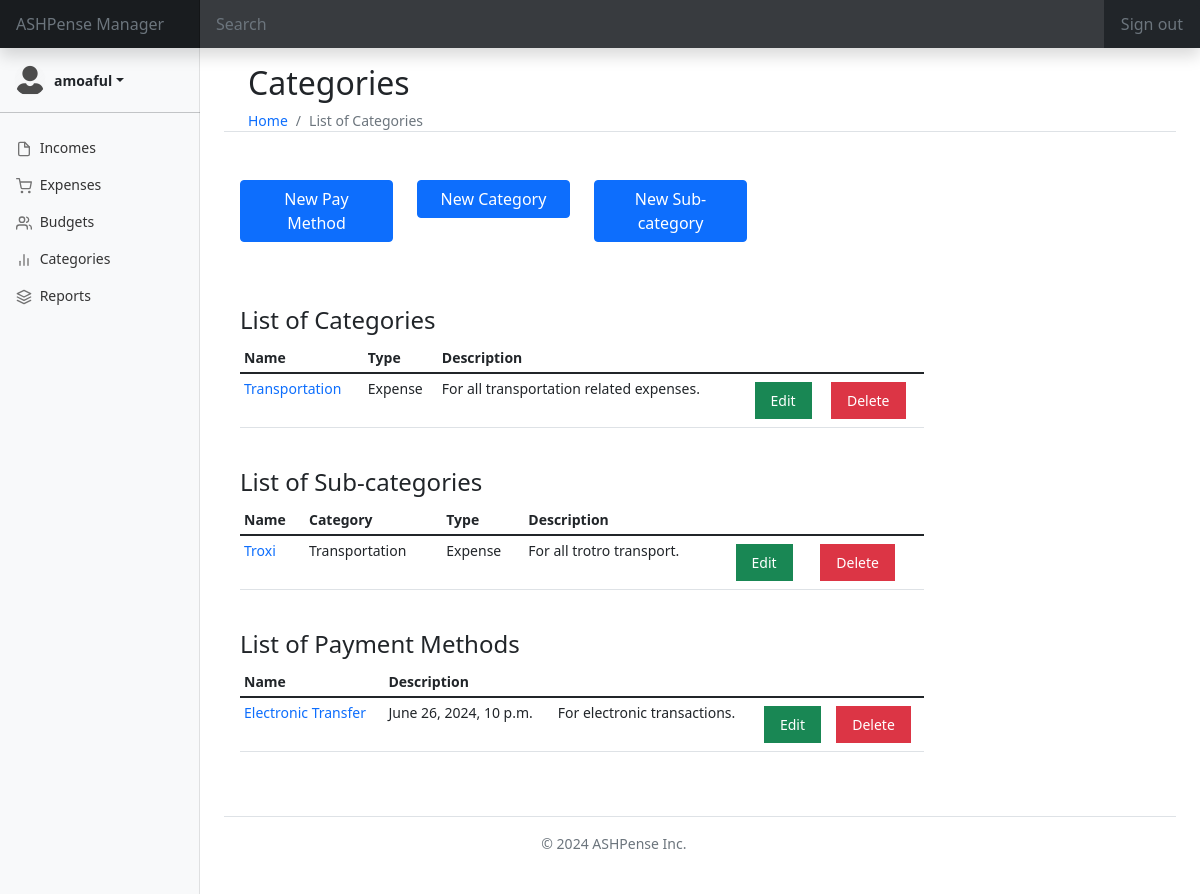
The app's page /apm_categories/apm_categories/ (signed in) with its own data.
### apm_accounts/models.py (models this page shows, shortened)
class ASHPenser(AbstractUser):
    penser_id = models.UUIDField(primary_key=True, default=uuid.uuid4, editable=False)
    email = models.EmailField(unique=True, blank=False, null=False)
    security_question = models.CharField(max_length=255, choices=SECURITY_QUESTIONS, null=True, blank=True)
    security_answer = models.CharField(max_length=500, null=True, blank=True)
    is_active = models.BooleanField(default=True)
    image = models.ImageField(default="default/default.png", upload_to="apmenser/", max_length=255, null=True, blank=True)
    created_at = models.DateField(default=datetime.date.today)
    updated_at = models.DateField(default=datetime.date.today)

### apm_categories/models.py (models this page shows, shortened)
class ASHPenserCategories(models.Model):
    class Meta:
        verbose_name_plural = "CategoriesData"
        db_table = "categories"
        ordering = ("date_created", "category_name",)
    category_data = models.UUIDField(primary_key=True, default=uuid.uuid4, editable=False)
    ashpenser_data = models.ForeignKey(settings.AUTH_USER_MODEL, on_delete=models.CASCADE, related_name="categories")
    date_created = models.DateTimeField(max_length=8)
    category_name = models.CharField(max_length=100, null=True, blank=True)
    category_type = models.CharField(max_length=100, choices=CATEGORY_TYPE, null=True, blank=True)
    description = models.TextField(null=True, blank=True)
    def __str__(self):
        return f"{self.category_name}"

class ASHPenserSubCategories(models.Model):
    class Meta:
        verbose_name_plural = "SubCategoriesData"
        db_table = "subcategories"
        ordering = ("date_created", "subcategory_name",)
    subcategory_data = models.UUIDField(primary_key=True, default=uuid.uuid4, editable=False)
    ashpenser_data = models.ForeignKey(settings.AUTH_USER_MODEL, on_delete=models.CASCADE, related_name="subcategories")
    category_data = models.ForeignKey(ASHPenserCategories, on_delete=models.CASCADE, related_name="subcategories")
    date_created = models.DateTimeField(max_length=8)
    subcategory_name = models.CharField(max_length=100, null=True, blank=True)
    subcategory_type = models.CharField(max_length=100, null=True, blank=True)
    description = models.TextField(null=True, blank=True)

class ASHPenserPaymentMethod(models.Model):
    class Meta:
        verbose_name_plural = "PaymentMethodsData"
        db_table = "payment_methods"
        ordering = ("paymethod_name", "date_created",)
    paymethod_data = models.UUIDField(primary_key=True, default=uuid.uuid4, editable=False)
    ashpenser_data = models.ForeignKey(settings.AUTH_USER_MODEL, on_delete=models.CASCADE, related_name="payment_methods")
    date_created = models.DateTimeField(max_length=8)
    paymethod_name = models.CharField(max_length=100, null=True, blank=True)
    description = models.TextField(null=True, blank=True)

### apm_categories/views.py (the view)
# urls.py: path("apm_categories/", ASHPenserCategoryListView.as_view(), name="apm_categories_panel"),
class ASHPenserCategoryListView(LoginRequiredMixin, TemplateView):
    template_name = "apm_categories/apm_categories_panel.html"
    def get_context_data(self, **kwargs):
        context = super().get_context_data(**kwargs)
        context["apm_categories"] = ASHPenserCategories.objects.all()
        context["apm_subcategories"] = ASHPenserSubCategories.objects.all()
        context["apm_paymethods"] = ASHPenserPaymentMethod.objects.all()
        return context

### templates/apm_categories/apm_categories_panel.html (shortened to what this page needs)
{% extends "base.html" %}
{% load static %}
{% block content %}
<div class="bg-gray-200 text-sm">
    <div class="container-fluid mb-5 border-bottom">
        <div class="d-flex justify-content-between flex-wrap flex-md-nowrap pt-3">
            <h1 class="h2">Categories</h1>
        </div>
        <nav aria-label="breadcrumb">
            <ol class="breadcrumb mb-0">
                <li class="breadcrumb-item"><a class="fw-light text-decoration-none" href="{% url 'home' %}">Home</a></li>
                <li class="breadcrumb-item active fw-light" aria-current="page">
                    List of Categories
                </li>
            </ol>
        </nav>
    </div>
</div>
 <section>
    <div class="container px-3">
        <div class="row">
            <div class="col-lg-9 col-md-9 col-sm-9">
                <div class="row">
                    <div class="col-lg-3 col-md-3 col-sm-3 pb-2">
                        <a href="#" type="button" class="btn btn-primary w-100">New Pay Method</a>
                    </div>
                    <div class="col-lg-3 col-md-3 col-sm-3 pb-2">
                        <a href="#" type="button" class="btn btn-primary w-100">New Category</a>
                    </div>
                    <div class="col-lg-3 col-md-3 col-sm-3">
                        <a href="#" type="button" class="btn btn-primary w-100">New Sub-category</a>
                    </div>
                </div>
            </div>
        </div>
    </div>
 </section>
<section class="pt-5">
    <div class="container my-2 px-3 pb-3">
        <h4>List of Categories</h4>
        <div class="row">
            <div class="col col-lg-9 col-md-9 col-sm-12">
                <div class="table-responsive">
                    <table class="table table-sm">
                        <thead>
                            <tr>
                                <th scope="col">Name</th>
                                <th scope="col">Type</th>
                                <th scope="col">Description</th>
                            </tr>
                        </thead>
                        <tbody>
                            {% for cat in apm_categories %}
                            <tr>
                                <td>
                                    <a href="{% url 'apm_categories:apm_category_detail' pk=cat.pk %}" type="submit" class="text-primary text-decoration-none">
                                        {{ cat.category_name }}
                                    </a>
                                </td>
                                <td>{{ cat.category_type }}</td>
                                <td>{{ cat.description }}</td>
                                <td class="py-2">
                                    <a href="{% url 'apm_categories:apm_category_update' pk=cat.pk %}" type="submit" class="bg-success py-2 px-3 text-white text-decoration-none">
                                        Edit
                                    </a>
                                </td>
                                <td class="py-2">
                                    <a href="{% url 'apm_categories:apm_category_delete' pk=cat.pk %}" type="submit" class="bg-danger py-2 px-3 text-white text-decoration-none">
                                        Delete
                                    </a>
                                </td>
                            </tr>
                            {% endfor %}
                        </tbody>
                    </table>
                </div>
            </div>
        </div>
    </div>
</section>
<section>
    <div class="container my-2 px-3 pb-3">
        <h4>List of Sub-categories</h4>
        <div class="row">
            <div class="col col-lg-9 col-md-9 col-sm-12">
                <div class="table-responsive">
                    <table class="table table-sm">
                        <thead>
                            <tr>
                                <th scope="col">Name</th>
                                <th scope="col">Category</th>
                                <th scope="col">Type</th>
                                <th scope="col">Description</th>
                            </tr>
                        </thead>
                        <tbody>
                            {% for subcat in apm_subcategories %}
                            <tr>
                                <td>
                                    <a href="{% url 'apm_categories:apm_subcategory_detail' pk=subcat.pk %}" type="submit" class="text-primary text-decoration-none">
                                    {{ subcat.subcategory_name }}
                                    </a>
                                </td>
                                <td>{{ subcat.category_data }}</td>
                                <td>{{ subcat.subcategory_type }}</td>
                                <td>{{ subcat.description }}</td>
                                <td class="py-2">
                                    <a href="{% url 'apm_categories:apm_subcategory_update' pk=subcat.pk %}" type="submit" class="bg-success py-2 px-3 text-white text-decoration-none">
                                        Edit
                                    </a>
                                </td>
                                <td class="py-2">
                                    <a href="{% url 'apm_categories:apm_subcategory_delete' pk=subcat.pk %}" type="submit" class="bg-danger py-2 px-3 text-white text-decoration-none">
                                        Delete
                                    </a>
                                </td>
                            </tr>
                            {% endfor %}
                        </tbody>
                    </table>
                </div>
            </div>
        </div>
    </div>
</section>
<section>
    <div class="container my-2 px-3 pb-3">
        <h4>List of Payment Methods</h4>
        <div class="row">
            <div class="col col-lg-9 col-md-9 col-sm-12">
                <div class="table-responsive">
                    <table class="table table-sm">
                        <thead>
                            <tr>
                                <th scope="col">Name</th>
                                <th scope="col">Description</th>
                            </tr>
                        </thead>
                        <tbody>
                            {% for pay in apm_paymethods %}
                            <tr>
                                <td><a href="{% url 'apm_categories:apm_paymethod_detail' pk=pay.pk %}" type="submit" class="text-primary text-decoration-none">{{ pay.paymethod_name }}</a></td>
                                <td>{{ pay.date_created }}</td>
                                <td>{{ pay.description }}</td>
                                <td class="py-2">
                                    <a href="{% url 'apm_categories:apm_paymethod_update' pk=pay.pk %}" type="submit" class="bg-success py-2 px-3 text-white text-decoration-none">
                                        Edit
                                    </a>
                                </td>
                                <td class="py-2">
                                    <a href="{% url 'apm_categories:apm_paymethod_delete' pk=pay.pk %}" type="submit" class="bg-danger py-2 px-3 text-white text-decoration-none">
                                        Delete
                                    </a>
                                </td>
                            </tr>
                            {% endfor %}
                        </tbody>
                    </table>
                </div>
            </div>
        </div>
    </div>
</section>
{% endblock content %}

### templates/base.html (shortened to what this page needs)
{% load static %}
{% if user.is_authenticated %}
<!DOCTYPE html>
<html lang="en">
    <head>
        <link href="{% static 'css/bootstrap-grid.css' %}" rel="stylesheet">
        <link href="{% static 'css/bootstrap-grid.min.css' %}" rel="stylesheet">
        <link href="{% static 'css/bootstrap-utilities.css' %}" rel="stylesheet">
        <link href="{% static 'css/bootstrap-utilities.min.css' %}" rel="stylesheet">
        <link href="{% static 'css/bootstrap.css' %}" rel="stylesheet">
        <link href="{% static 'css/bootstrap.min.css' %}" rel="stylesheet">
        <link href="{% static 'css/dashboard/dashboard.css' %}" rel="stylesheet">
    </head>
    <body>
        <header class="navbar navbar-dark sticky-top bg-dark flex-md-nowrap p-0 shadow">
            <a class="navbar-brand col-md-3 col-lg-2 me-0 px-3 text-muted" href="{% url 'home' %}">ASHPense Manager</a>
            <input class="form-control form-control-dark w-100" type="text" placeholder="Search" aria-label="Search">
            <div class="navbar-nav">
                <div class="nav-item text-nowrap">
                    <form method="POST" action="{% url 'logout' %}" enctype="multipart/form-data">
                        <button type="submit" class="btn btn-dark px-3 mx-0 text-muted">Sign out</button>
                    </form>
                </div>
            </div>
        </header>
        <div class="container-fluid">
            <div class="row">
                <nav id="sidebarMenu" class="col-md-3 col-lg-2 d-md-block bg-light sidebar collapse">
                    <div class="position-sticky pt-3">
                        <ul class="nav flex-column">
                            <li class="nav-item">
                                <div class="dropdown" style="margin-left: 1em;">
                                    <a href="#" class="d-flex align-items-center text-dark text-decoration-none dropdown-toggle" id="dropdownUser1" data-bs-toggle="dropdown" aria-expanded="false">
                                        {% if request.user.userprofile.profile_picture %}
                                            <img src="{{ request.user.userprofile.profile_picture.url }}" alt="" width="32" height="32" class="rounded-circle me-2">
                                        {% else %}
                                            <img src="{% static 'media/default.png' %}" alt="" width="32" height="32" class="rounded-circle me-2">
                                        {% endif %}
                                        <strong>{{ user.username }}</strong>
                                    </a>
                                </div>
                                <hr>
                            </li>
                            <li class="nav-item">
                                <a class="nav-link" href="#">
                                    <span data-feather="file"></span>
                                    Incomes
                                </a>
                            </li>
                            <li class="nav-item">
                                <a class="nav-link" href="#">
                                    <span data-feather="shopping-cart"></span>
                                    Expenses
                                </a>
                            </li>
                            <li class="nav-item">
                                <a class="nav-link" href="#">
                                    <span data-feather="users"></span>
                                    Budgets
                                </a>
                            </li>
                            <li class="nav-item">
                                <a class="nav-link" href="{% url 'apm_categories:apm_categories_panel' %}">
                                    <span data-feather="bar-chart-2"></span>
                                    Categories
                                </a>
                            </li>
                            <li class="nav-item">
                                <a class="nav-link" href="#">
                                    <span data-feather="layers"></span>
                                    Reports
                                </a>
                            </li>
                        </ul>
                    </div>
                </nav>
                <main class="col-md-9 ms-sm-auto col-lg-10 px-md-4 bg-gradient-light">
                    {% block content%}
                    {% endblock content %}
                </main>
                <div class="col-sm-9 ms-sm-auto col-lg-10 px-md-4">
                    <footer class="d-flex flex-wrap justify-content-center py-3 my-4 border-top">
                        <div class="col-md-4 d-flex">
                          <span class="text-muted">&copy; 2024 ASHPense Inc.</span>
                        </div>
                      </footer>
                </div>
            </div>
        </div>
    </body>
</html>
{% else %}
    {% include "index.html" %}
{% endif %}

### records on screen
ASHPenser: username "amoaful"
ASHPenserCategories: category_name "Transportation", category_type "Expense", description "For all transportation related expenses."
ASHPenserSubCategories: subcategory_name "Troxi", category_data "Transportation", subcategory_type "Expense", description "For all trotro transport."
ASHPenserPaymentMethod: paymethod_name "Electronic Transfer", date_created "June 26, 2024, 10 p.m.", description "For electronic transactions."
